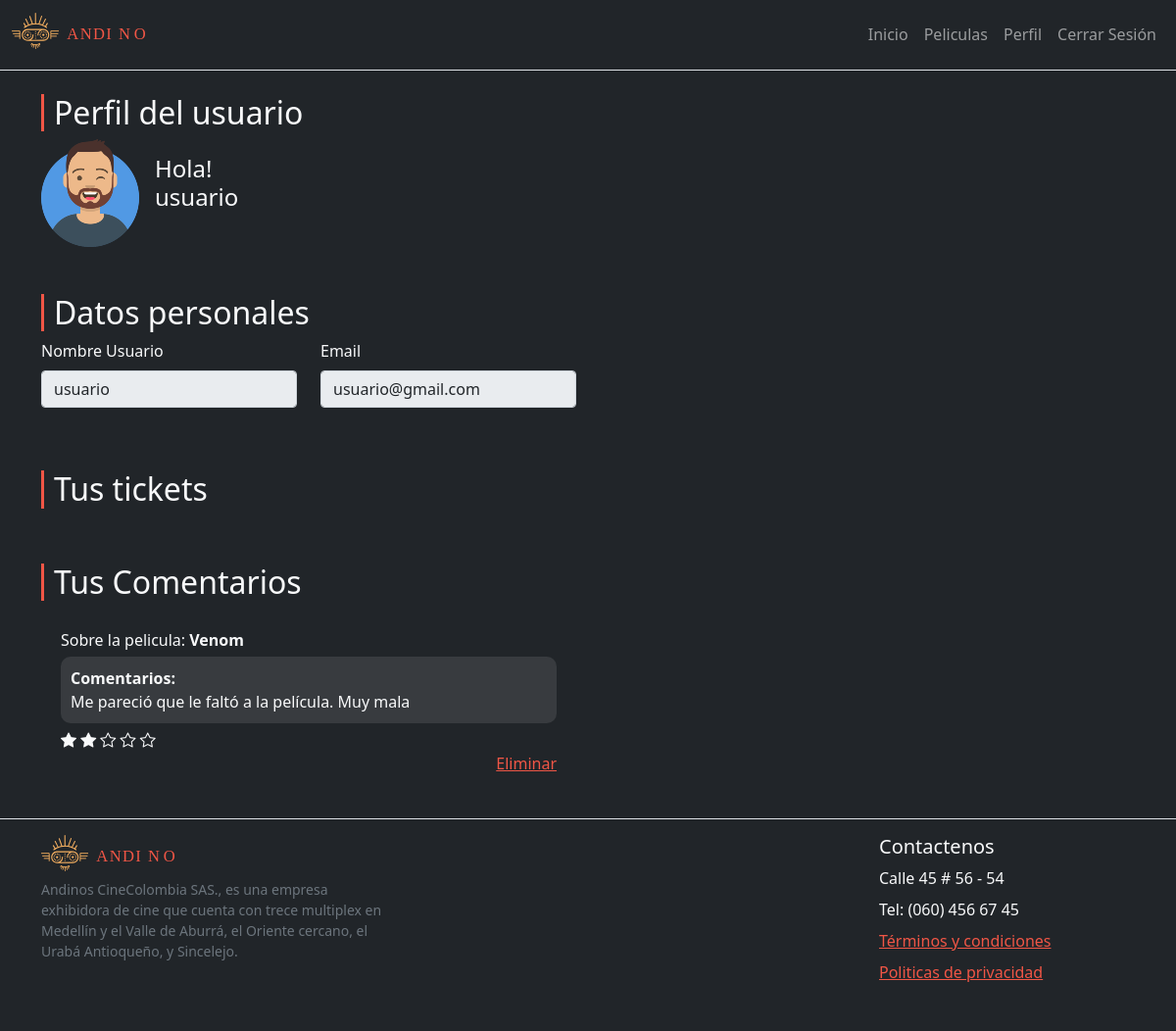
The page /perfilUsuario/12 (signed in) on the database as committed earlier.
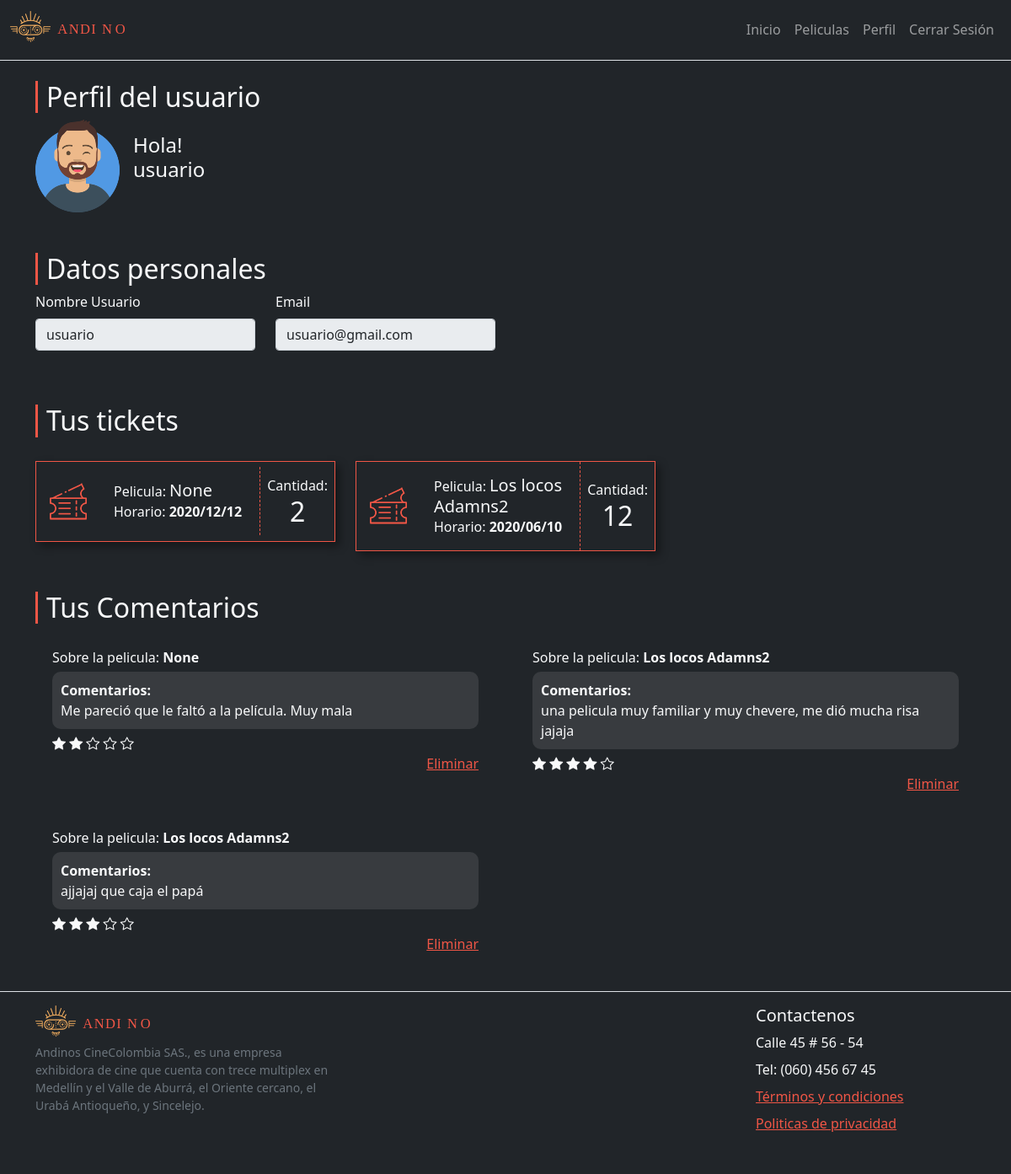
The same page on the database as committed later.
### tables this page shows
CREATE TABLE Usuarios (id_usuario INTEGER PRIMARY KEY AUTOINCREMENT NOT NULL UNIQUE, nombre_usuario VARCHAR NOT NULL, contraseña VARCHAR NOT NULL, correo VARCHAR NOT NULL, status BOOLEAN NOT NULL, rol VARCHAR NOT NULL);

CREATE TABLE Comentarios (id_comentario INTEGER PRIMARY KEY UNIQUE NOT NULL, id_usuario INTEGER REFERENCES Usuarios (id_usuario) MATCH SIMPLE NOT NULL, id_pelicula INTEGER NOT NULL REFERENCES Peliculas (id_pelicula) MATCH SIMPLE, texto STRING NOT NULL, calificacion INTEGER NOT NULL);

CREATE TABLE Peliculas (id_pelicula INTEGER PRIMARY KEY AUTOINCREMENT NOT NULL UNIQUE, nombre VARCHAR NOT NULL, sinopsis STRING NOT NULL, cartelera INTEGER NOT NULL, imagen VARCHAR NOT NULL);

CREATE TABLE Tickets (id_ticket INTEGER PRIMARY KEY AUTOINCREMENT UNIQUE NOT NULL, id_pelicula INTEGER REFERENCES Peliculas (id_pelicula) MATCH SIMPLE NOT NULL, id_usuario INTEGER NOT NULL REFERENCES Usuarios (id_usuario) MATCH SIMPLE, fecha_ticket DATE NOT NULL, cantidad_ticket INTEGER NOT NULL);

### app.py (the view)
@app.route('/perfilUsuario/<nom_usuario>', methods=['GET'])
def perfil_usuario(nom_usuario):
    try:
        user_tipo = session['user_tipo']
        user_id = session['user_id']
    except:
        user_tipo = "Invitado"
        user_id = 0
    conU = sql_connection()
    curU = conU.cursor()
    statementU = 'SELECT * FROM Usuarios WHERE id_usuario = ?'
    curU.execute(statementU,[nom_usuario])
    dataU = curU.fetchall()
    conT = sql_connection()
    curT = conT.cursor()
    statementT = 'SELECT * FROM vw_TicketsxPelicula WHERE id_usuario = ?'
    curT.execute(statementT,[nom_usuario])
    dataT = curT.fetchall()
    conC = sql_connection()
    curC = conC.cursor()
    statementC = 'SELECT * FROM vw_ComentariosxPelicula WHERE id_usuario = ?'
    curC.execute(statementC, [nom_usuario])
    dataC = curC.fetchall()
    if user_tipo == "Usuario":
        if str(nom_usuario) == str(user_id):
            return render_template('perfilUsuario.html', page='perfilUsuario', name = dataU[0], tickets=dataT, com=dataC, user_tipo=user_tipo, user_id=user_id)
        else:
            return redirect('../perfilUsuario/'+str(user_id))
    elif user_tipo == "Admin":
        return redirect(url_for('dashboard'))
    else:
        return redirect(url_for('login'))

### app.py (called while the page is built)
def sql_connection():
    con = sqlite3.connect('db/basedatos.db')
    return con

### templates/perfilUsuario.html (shortened to what this page needs)
{% extends 'layout.html' %}
{% block content %}
<section class="my-4">
    <div class="container">
        <h2>Perfil del usuario</h2>
        <div class="row">
            <div class="col-md-3 d-flex">
                <img src="{{url_for('static',filename='img/user.png')}}" alt="image user">
                <h4 class="ms-3 mt-3">Hola!<br />{{name[1]}}</h4>
            </div>
        </div>
</section>
<section class="my-4">
    <div class="container">
        <h2 class="mt-5">Datos personales</h2>
        <div class="row">
            <div class="col-md-3">
                <div class="mb-3">
                    <label for="disabledTextInput" class="form-label">Nombre Usuario</label>
                    <input class="form-control" type="text" value="{{name[1]}}" readonly>
                </div>
            </div>
            <div class="col-md-3">
                <div class="mb-3">
                    <label for="exampleFormControlInput1" class="form-label">Email</label>
                    <input class="form-control" type="text" value="{{name[3]}}" readonly>
                </div>
            </div>
        </div>
        <h2 class="mt-5">Tus tickets</h2>
        <div class="row">
            {% for ticket in tickets %}
            <div class="col-md-4">
                <div class="ticket">
                    <img src="../static/img/ticket.png" alt="image ticket" class="mx-3">
                    <div class="card-body">
                        <p class="m-0">Pelicula:
                            <span class="h5">{{ticket[5]}}</span>
                        </p>
                        <p class="m-0">Horario: <b>{{ticket[3]}}</b></p>
                    </div>
                    <div class="text-center mx-2">
                        <p class="mt-3">Cantidad: <br />
                            <b class="h2">{{ticket[4]}}</b>
                        </p>
                    </div>
                </div>
            </div>
            {% endfor %}
        </div>
        <h2 class="mt-5">Tus Comentarios</h2>
        <div class="row">
            {% for Comentario in com %}
            <div class="col-md-6">
                <div class="comentario">
                    <p class="mb-0">Sobre la pelicula: <b>{{Comentario[5]}}</b></p>
                    <p class="coment-text"><b>Comentarios:</b><br />
                        {{Comentario[3]}}</p>
                    <div class="text-light">
                        {% for count in range(Comentario[4]) %}
                        <i class="bi bi-star-fill"></i>
                        {% endfor %}
                        {% for count in range(Comentario[4],5) %}
                        <i class="bi bi-star"></i>
                        {% endfor %}
                    </div>
                    <div class="text-end">
                        <a href="../eliminarComentario/{{Comentario[0]}}">Eliminar</a>
                    </div>
                </div>
            </div>
            {% endfor %}
        </div>
    </div>
</section>
{% endblock %}

### templates/layout.html (shortened to what this page needs)
<html lang="en">
<head>
    <link href="{{url_for('static',filename='css/bootstrap.min.css')}}" rel="stylesheet">
    <link rel="stylesheet" href="https://cdn.jsdelivr.net/npm/bootstrap-icons@1.5.0/font/bootstrap-icons.css">
    <link rel="stylesheet" href="{{url_for('static',filename='css/style.css')}}">
</head>
<body>
    <main class="bg-dark text-light">
        <header class="border-bottom">
            <nav class="navbar navbar-expand-lg navbar-dark bg-dark">
                <div class="container-fluid">
                    <h1 class="navbar-brand">
                        <img src="{{url_for('static',filename='img/SVG/logo.svg')}}" class="logo" />
                    </h1>
                    <div class="collapse navbar-collapse justify-content-end" id="navbarSupportedContent">
                        <ul class="navbar-nav">
                            <li class="nav-item">
                                <a class="nav-link {% if page == 'inicio' %}active{% endif %}" aria-current="page"
                                    href="{{url_for('index')}}">Inicio</a>
                            </li>
                            <li class="nav-item">
                                <a class="nav-link {% if page == 'peliculas' %}active{% endif %}"
                                    href="{{url_for('todas_peliculas')}}">Peliculas</a>
                            </li>
                            {% if user_tipo == "Usuario" %}
                            <li class="nav-item">
                                <a class="nav-link {% if page == 'login' %}active{% endif %}"
                                    href="../perfilUsuario/{{user_id}}">Perfil</a>
                            </li>
                            <li class="nav-item">
                                <a class="nav-link {% if page == 'login' %}active{% endif %}" href="../logout">Cerrar
                                    Sesión</a>
                            </li>
                            {% endif %}
                        </ul>
                    </div>
                </div>
            </nav>
        </header>
        {% block content %}
        {% endblock %}
        <footer class="bd-footer py-2 mt-4 bg-dark border-top">
            <div class="container py-2">
                <div class="row justify-content-between">
                    <div class="col-lg-4 mb-3">
                        <a class="d-inline-flex align-items-center mb-2 link-dark text-decoration-none" href="/"
                            aria-label="Bootstrap">
                            <img src="{{url_for('static',filename='img/SVG/logo.svg')}}" class="logo" />
                        </a>
                        <ul class="list-unstyled small text-muted">
                            <li class="mb-2">Andinos CineColombia SAS., es una empresa exhibidora de cine que cuenta con
                                trece multiplex en Medellín y el Valle de Aburrá, el Oriente cercano, el Urabá
                                Antioqueño, y Sincelejo.
                            </li>
                        </ul>
                    </div>
                    <div class="col-lg-3 mb-3">
                        <h5>Contactenos</h5>
                        <ul class="list-unstyled">
                            <li class="mb-2">Calle 45 # 56 - 54</li>
                            <li class="mb-2">Tel: (060) 456 67 45</li>
                            <li class="mb-2"><a href="#">Términos y condiciones</a></li>
                            <li class="mb-2"><a href="#">Politicas de privacidad</a></li>
                        </ul>
                    </div>
                </div>
            </div>
        </footer>
    </main>
</body>
</html>

### static/css/style.css (style rules this page uses)
:root { --bs-primary: #f7b161; --bs-accent: #f05646; --bs-accent-hover: #c52f1f; --bs-black: #221e1d; }
a, .nav-link { color:var(--bs-accent); }
h2 { border-left: var(--bs-accent) 3px solid; padding-left: 10px; }
.logo { width: 140px; }
.ticket { margin-top: 20px; display: flex; border: var(--bs-accent) solid 1px; align-items: center; box-shadow: 5px 5px 10px rgba(0, 0, 0, 0.4); }
.ticket img { height: auto; }
.ticket .card-body { border-right: var(--bs-accent) dashed 1px; }
.comentario { padding: 20px; }
.comentario .coment-text { background: rgba(255,255,255,0.1); padding: 10px; border-radius: 10px; margin: 5px 0; }

Rows that differ between the two databases and show on the page:
added Tickets: ticket "None", fecha_ticket "2020/12/12", cantidad_ticket "2"
added Tickets: nombre "Los locos Adamns2", fecha_ticket "2020/06/10", cantidad_ticket "12"
computed for Comentarios "Me pareció que le faltó a la película. Muy mala": nombre "Venom" → "None"
added Comentarios: nombre "Los locos Adamns2", texto "una pelicula muy familiar y muy chevere, me dió mucha risa jajaja", calificacion 4 (drawn)
added Comentarios: nombre "Los locos Adamns2", texto "ajjajaj que caja el papá", calificacion 3 (drawn)
